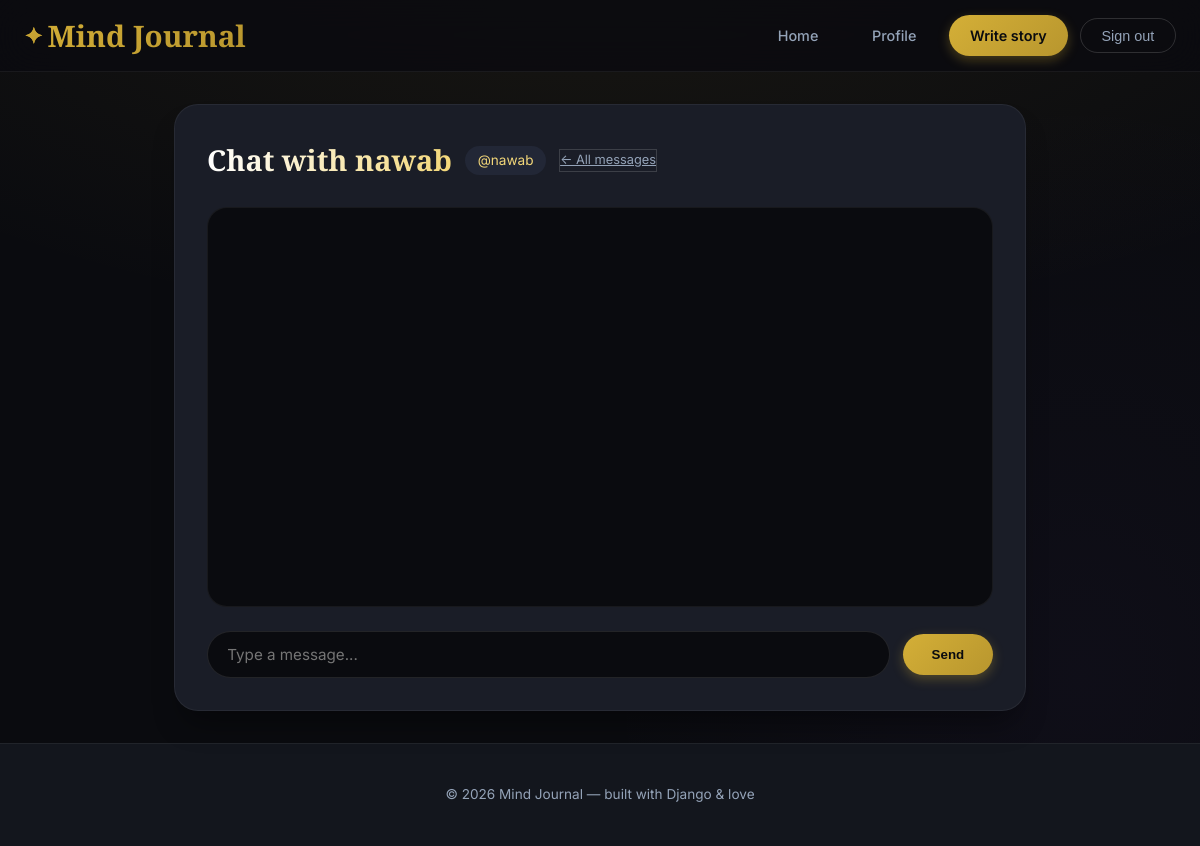
The page /chat/nawab/ (signed in) on the database as committed earlier.
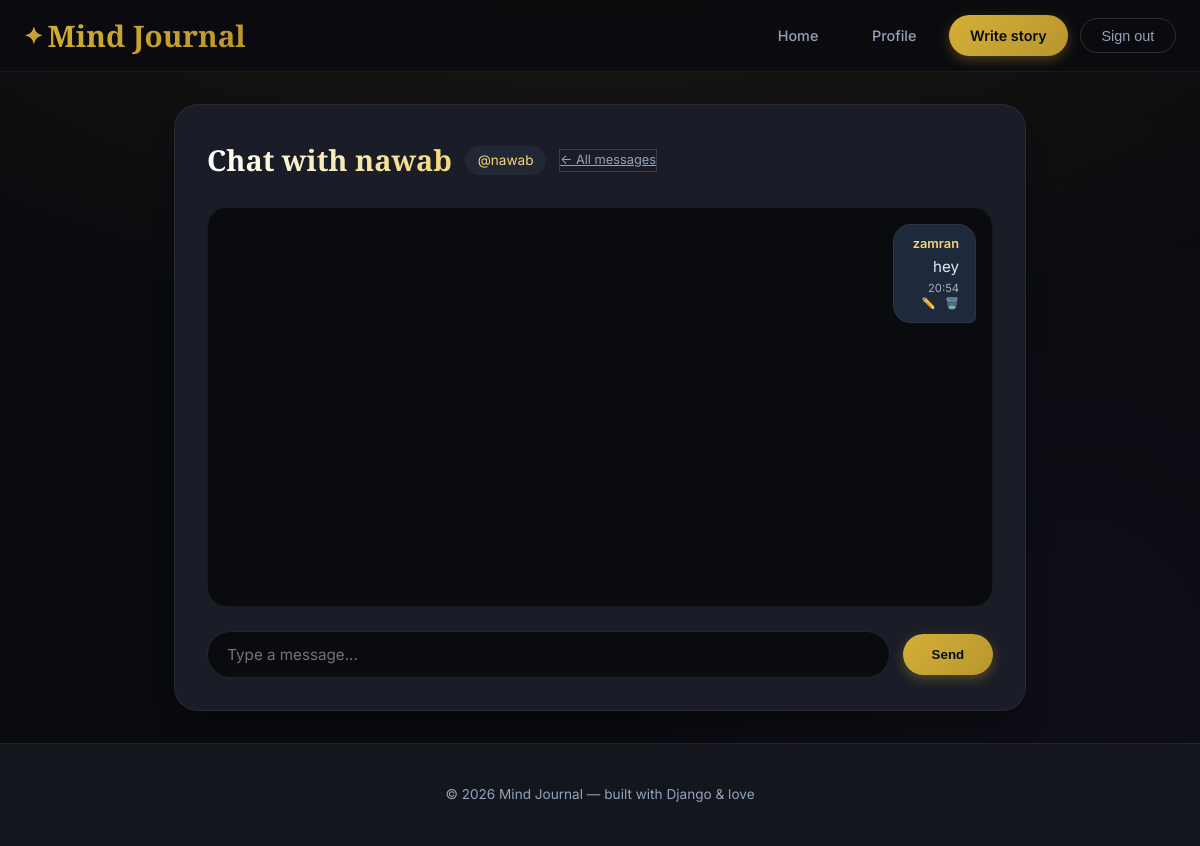
The same page on the database as committed later.
### blog/models.py (models this page shows, shortened)
class Message(models.Model):
    sender = models.ForeignKey(User, on_delete=models.CASCADE, related_name='sent_messages')
    receiver = models.ForeignKey(User, on_delete=models.CASCADE, related_name='received_messages')
    content = models.TextField(max_length=1000)
    timestamp = models.DateTimeField(auto_now_add=True)
    is_read = models.BooleanField(default=False)
    class Meta:
        ordering = ['timestamp']

### blog/views.py (the view)
# urls.py: path('chat/<str:username>/', views.chat_room, name='chat_room'),
@login_required
def chat_room(request, username):
    if request.user.username == username:
        messages.error(request, "You cannot chat with yourself.")
        return redirect('profile', username=request.user.username)
    other_user = get_object_or_404(User, username=username)
    messages_list = Message.objects.filter(
        (Q(sender=request.user) & Q(receiver=other_user)) |
        (Q(sender=other_user) & Q(receiver=request.user))
    ).order_by('timestamp')
    Message.objects.filter(sender=other_user, receiver=request.user, is_read=False).update(is_read=True)
    return render(request, 'blog/chat.html', {'other_user': other_user, 'messages': messages_list})

### blog/templates/blog/chat.html (shortened to what this page needs)
<!DOCTYPE html>
<html lang="en">
<head>
</head>
<body>
<nav class="navbar">
    <div class="nav-inner">
        <div class="logo"><a href="{% url 'blog-home' %}">Mind Journal</a></div>
        <div class="nav-links">
            <a href="{% url 'blog-home' %}">Home</a>
            {% if user.is_authenticated %}
                <a href="{% url 'profile' user.username %}">Profile</a>
                <a href="{% url 'post-create' %}" class="btn-primary">Write story</a>
                <form action="{% url 'logout' %}" method="post" style="margin:0">
                    <button type="submit" class="btn-outline">Sign out</button>
                </form>
            {% else %}
                <a href="{% url 'login' %}" class="btn-outline">Sign in</a>
            {% endif %}
        </div>
    </div>
</nav>
<main class="container">
    <div class="chat-section">
        <div class="chat-header">
            <h2>Chat with {{ other_user.username }}</h2>
            <span class="user-badge">@{{ other_user.username }}</span>
            <a href="{% url 'chat_list' %}" class="btn-outline" style="font-size: 0.8rem;">← All messages</a>
        </div>
        <div id="chat-messages">
            {% for msg in messages %}
                <div class="message {% if msg.sender == request.user %}sent{% else %}received{% endif %}" data-msg-id="{{ msg.id }}">
                    <strong>{{ msg.sender.username }}</strong>
                    <span>{{ msg.content }}</span>
                    <small>{{ msg.timestamp|date:"H:i" }}</small>
                    {% if msg.sender == request.user %}
                        <div class="message-actions">
                            <a href="{% url 'edit_message' msg.id %}">✏️</a>
                            <form action="{% url 'delete_message' msg.id %}" method="post" style="display: inline;">
                                <button type="submit" style="background: none; border: none; color: var(--text-secondary); cursor: pointer; padding: 0; font-size: inherit;">🗑️</button>
                            </form>
                        </div>
                    {% endif %}
                </div>
            {% endfor %}
        </div>
        <form method="post" action="{% url 'send_message' other_user.username %}" id="chat-form">
            <input type="text" name="content" id="message-input" placeholder="Type a message..." required>
            <button type="submit">Send</button>
        </form>
    </div>
</main>
<footer class="footer">
    <p>© 2026 Mind Journal — built with Django & love</p>
</footer>
</body>
</html>

Rows that differ between the two databases and show on the page:
added Message: sender.username "zamran", content "hey", timestamp "20:54"
